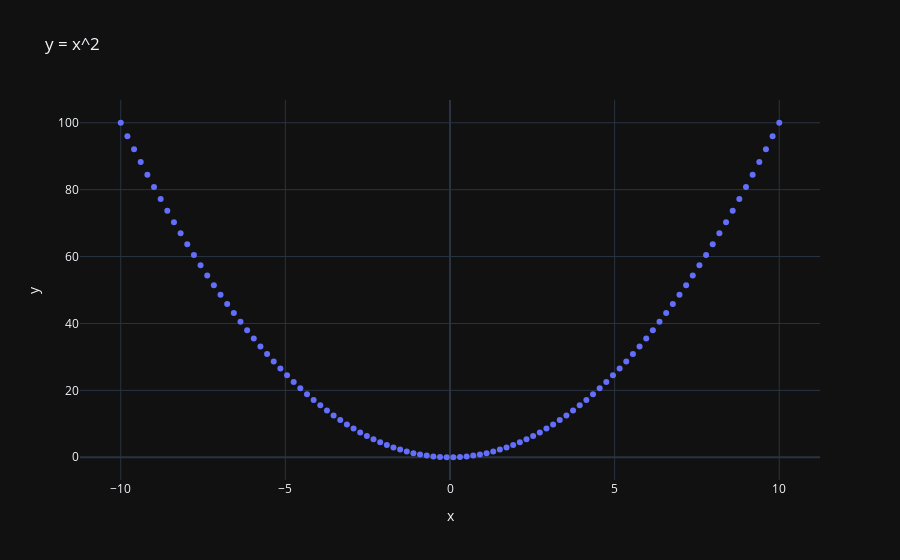

The code cell stored with this chart in its notebook:
### Code cell
px.scatter(df, x='x', y='y', title='y = x^2').show()
